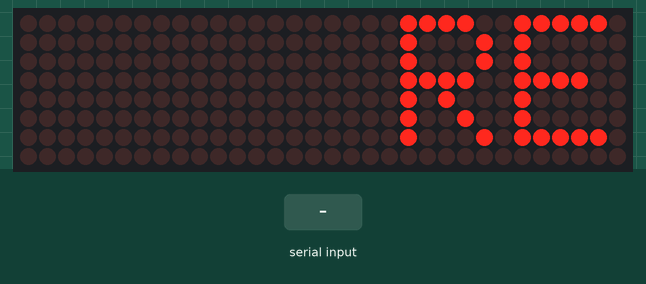
A sketch run on a simulated ESP32. Parts: 32×8 LED matrix. Inputs (shaded band) come from the test bench.

Above: at 1.25 s.
1.3 s: "1\n" received over Serial
At 9.1 s:
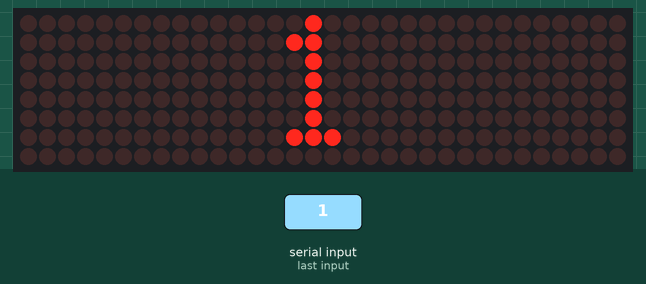
At 12.3 s:
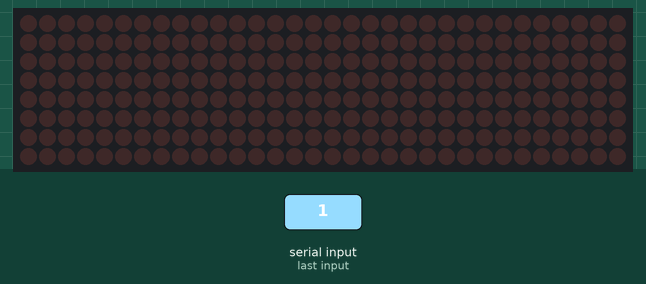

Measured:
- after the input at 1.3 s, the display: first differs from a run without the input after 5.8 s (image 1 shows a later state)
- what the display in image 1 shows lasts 1.0 s, from 8.8 s to 9.8 s

The sketch:

serial_input.ino
```cpp
#include <MD_Parola.h> // Adds text effects like scrolling
#include <MD_MAX72xx.h> //Controls MAX7219 IC
#include <SPI.h> // enables hardware level communication (DIN, CLK, CS) // chip select

#define HARDWARE_TYPE MD_MAX72XX::FC16_HW // FC16_HW → tells library which LED matrix module type using
#define MAX_DEVICES 4 // MAX_DEVICES 4 → you have 4 LED matrix blocks chained

#define DATA_PIN 23
#define CLK_PIN  18
#define CS_PIN   5 // if chip select is wrong, the display wont respond at all

MD_Parola display(HARDWARE_TYPE, DATA_PIN, CLK_PIN, CS_PIN, MAX_DEVICES);

String incomingMessage = ""; // incomingMessage → stores what you type
bool newMessage = false; // newMessage → tells Arduino "a full message has arrived" // prevents from half-written message from displaying

void setup() {
  Serial.begin(115200); // high baud rate → fast data transfer (ESP32 standard)

  display.begin(); // start display
  display.setIntensity(8); // brightness (0-15)
  display.displayClear(); // clear screen

  display.displayText(
    "READY", // text
    PA_CENTER, // alignment
    100, // speed ; if speed smaller, text scrolls faster
    1000, // pause
    PA_SCROLL_LEFT, // entry animation
    PA_SCROLL_LEFT // exit animation
  );
}

void loop() {
  // Keep animation running
  if (display.displayAnimate()) {
    if (newMessage) {
      display.displayClear();
      display.displayText(
        incomingMessage.c_str(),
        PA_CENTER,
        100,
        1000,
        PA_SCROLL_LEFT,
        PA_SCROLL_LEFT
      );
      newMessage = false;
    }
  }

  // Read Serial safely
  while (Serial.available()) {
    char c = Serial.read();

    // IGNORE newline characters
    if (c == '\n' || c == '\r') {
      if (incomingMessage.length() > 0) {
        newMessage = true;
      }
    } else {
      incomingMessage += c;
    }
  }
}
```
